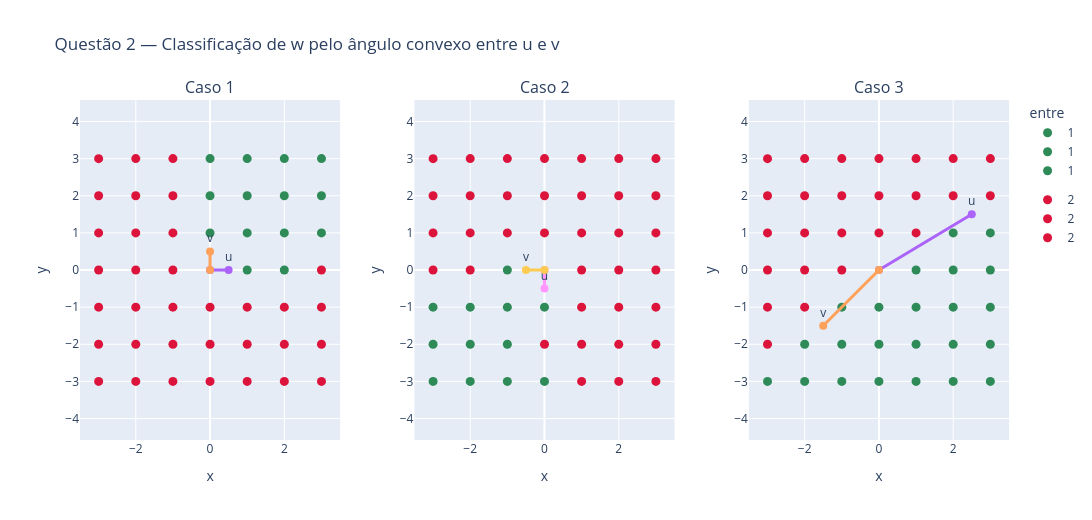

Source (notebook cell):
### Code cell
ENTRE_COLORS = {
    0: "gray",
    1: "seagreen",
    2: "crimson",
}

q2_figures = []

for _, u, v in q2_cases:
    panel = make_figure()

    classes = np.array(
        [entre(u, v, point) for point in q2_points],
        dtype=np.int64,
    )

    # Pontos classificados como colineares, dentro ou fora do ângulo.
    for category in (0, 1, 2):
        mask = classes == category

        panel.add_trace(
            go.Scatter(
                x=q2_points[mask, 0],
                y=q2_points[mask, 1],
                mode="markers",
                marker=dict(size=9, color=ENTRE_COLORS[category]),
                name=f"{category}",
                legendgroup=f"entre-{category}",
                customdata=classes[mask],
                hovertemplate=(
                    "x=%{x:.6f}<br>"
                    "y=%{y:.6f}<br>"
                    "entre=%{customdata}"
                    "<extra></extra>"
                ),
            )
        )

    # Vetores u e v que delimitam o ângulo analisado.
    for vector, label in ((u, "u"), (v, "v")):
        panel.add_trace(
            go.Scatter(
                x=[0.0, vector[0]],
                y=[0.0, vector[1]],
                mode="lines+markers+text",
                text=["", label],
                textposition="top center",
                line=dict(width=3),
                marker=dict(size=8),
                name=label,
                showlegend=False,
                hoverinfo="skip",
            )
        )

    q2_figures.append(panel)

fig = compose_figures(
    q2_figures,
    titles=[name for name, _, _ in q2_cases],
    title="Questão 2 — Classificação de w pelo ângulo convexo entre u e v",
    rows=1,
    cols=3,
    width=1400,
    height=520,
    showlegend=True,
)

fig.update_layout(legend_title="entre")
save_figure(fig, "q02_entre.html").show()

### Figure 1 — Plotly figure (JSON) as saved in the notebook; plotly's stock layout.template omitted (floating-point values rounded to 4 significant figures)
{"data": [{"customdata": [], "hovertemplate": "x=%{x:.6f}<br>y=%{y:.6f}<br>entre=%{customdata}<extra></extra>", "legendgroup": "entre-0", "marker": {"color": "gray", "size": 9}, "mode": "markers", "name": "0", "type": "scatter", "x": [], "xaxis": "x", "y": [], "yaxis": "y"}, {"customdata": [1, 1, 1, 1, 1, 1, 1, 1, 1, 1, 1, 1, 1, 1], "hovertemplate": "x=%{x:.6f}<br>y=%{y:.6f}<br>entre=%{customdata}<extra></extra>", "legendgroup": "entre-1", "marker": {"color": "seagreen", "size": 9}, "mode": "markers", "name": "1", "type": "scatter", "x": [2.0, 1.0, 2.0, 3.0, 0.0006455, 0.0, 3.001, 2.0, 1.999, 1.0, 0.0002877, 3.0, 1.0, 1.0], "xaxis": "x", "y": [0.0001092, 0.0, 1.0, 1.0, 3.0, 1.0, 3.001, 3.0, 2.001, 3.0, 2.0, 2.0, 1.0, 2.0], "yaxis": "y"}, {"customdata": [2, 2, 2, 2, 2, 2, 2, 2, 2, 2, 2, 2, 2, 2, 2, 2, 2, 2, 2, 2, 2, 2, 2, 2, 2, 2, 2, 2, 2, 2, 2, 2, 2, 2], "hovertemplate": "x=%{x:.6f}<br>y=%{y:.6f}<br>entre=%{customdata}<extra></extra>", "legendgroup": "entre-2", "marker": {"color": "crimson", "size": 9}, "mode": "markers", "name": "2", "type": "scatter", "x": [-3.0, -3.0, -3.0, 1.0, 3.0, 1.0, 3.0, -2.0, -2.999, -1.0, 1.0, -1.0, -2.0, -2.0, -0.0002584, -2.001, -1.999, 0.0008535, -2.0, -3.0, -3.0, 2.0, 3.0, -3.0, -2.0, -1.0, -1.0, -1.0, 2.0, 3.0, 0.0, 2.0, -1.0, -1.0], "xaxis": "x", "y": [1.0, -1.0, 2.999, -3.0, -1.0, -2.0, -2.0, 3.0, -3.0, 1.0, -1.0, 0.0, -3.0, -1.0, -3.0, 2.0, -1.999, -2.0, 0.0005721, 2.0, -2.0, -2.001, -2.999, 0.0007172, 1.0, -3.0, 3.0, 2.0, -3.0, -0.0002909, -1.0, -1.0, -1.0, -2.0], "yaxis": "y"}, {"hoverinfo": "skip", "line": {"width": 3}, "marker": {"size": 8}, "mode": "lines+markers+text", "name": "u", "showlegend": false, "text": ["", "u"], "textposition": "top center", "type": "scatter", "x": [0, 0.5], "xaxis": "x", "y": [0, 0], "yaxis": "y"}, {"hoverinfo": "skip", "line": {"width": 3}, "marker": {"size": 8}, "mode": "lines+markers+text", "name": "v", "showlegend": false, "text": ["", "v"], "textposition": "top center", "type": "scatter", "x": [0, 0], "xaxis": "x", "y": [0, 0.5], "yaxis": "y"}, {"customdata": [], "hovertemplate": "x=%{x:.6f}<br>y=%{y:.6f}<br>entre=%{customdata}<extra></extra>", "legendgroup": "entre-0", "marker": {"color": "gray", "size": 9}, "mode": "markers", "name": "0", "type": "scatter", "x": [], "xaxis": "x2", "y": [], "yaxis": "y2"}, {"customdata": [1, 1, 1, 1, 1, 1, 1, 1, 1, 1, 1, 1], "hovertemplate": "x=%{x:.6f}<br>y=%{y:.6f}<br>entre=%{customdata}<extra></extra>", "legendgroup": "entre-1", "marker": {"color": "seagreen", "size": 9}, "mode": "markers", "name": "1", "type": "scatter", "x": [-3.0, -2.999, -1.0, -2.0, -2.0, -0.0002584, -1.999, -3.0, -1.0, 0.0, -1.0, -1.0], "xaxis": "x2", "y": [-1.0, -3.0, 0.0, -3.0, -1.0, -3.0, -1.999, -2.0, -3.0, -1.0, -1.0, -2.0], "yaxis": "y2"}, {"customdata": [2, 2, 2, 2, 2, 2, 2, 2, 2, 2, 2, 2, 2, 2, 2, 2, 2, 2, 2, 2, 2, 2, 2, 2, 2, 2, 2, 2, 2, 2, 2, 2, 2, 2, 2, 2], "hovertemplate": "x=%{x:.6f}<br>y=%{y:.6f}<br>entre=%{customdata}<extra></extra>", "legendgroup": "entre-2", "marker": {"color": "crimson", "size": 9}, "mode": "markers", "name": "2", "type": "scatter", "x": [-3.0, 2.0, 1.0, -3.0, 1.0, 3.0, 2.0, 3.0, 0.0006455, 1.0, 3.0, 0.0, 3.001, -2.0, 2.0, -1.0, 1.999, 1.0, 1.0, -2.001, 0.0002877, 0.0008535, -2.0, 3.0, -3.0, 1.0, 2.0, 3.0, -3.0, -2.0, -1.0, -1.0, 2.0, 1.0, 3.0, 2.0], "xaxis": "x2", "y": [1.0, 0.0001092, 0.0, 2.999, -3.0, -1.0, 1.0, 1.0, 3.0, -2.0, -2.0, 1.0, 3.001, 3.0, 3.0, 1.0, 2.001, 3.0, -1.0, 2.0, 2.0, -2.0, 0.0005721, 2.0, 2.0, 1.0, -2.001, -2.999, 0.0007172, 1.0, 3.0, 2.0, -3.0, 2.0, -0.0002909, -1.0], "yaxis": "y2"}, {"hoverinfo": "skip", "line": {"width": 3}, "marker": {"size": 8}, "mode": "lines+markers+text", "name": "u", "showlegend": false, "text": ["", "u"], "textposition": "top center", "type": "scatter", "x": [0, 0], "xaxis": "x2", "y": [0, -0.5], "yaxis": "y2"}, {"hoverinfo": "skip", "line": {"width": 3}, "marker": {"size": 8}, "mode": "lines+markers+text", "name": "v", "showlegend": false, "text": ["", "v"], "textposition": "top center", "type": "scatter", "x": [0, -0.5], "xaxis": "x2", "y": [0, 0], "yaxis": "y2"}, {"customdata": [], "hovertemplate": "x=%{x:.6f}<br>y=%{y:.6f}<br>entre=%{customdata}<extra></extra>", "legendgroup": "entre-0", "marker": {"color": "gray", "size": 9}, "mode": "markers", "name": "0", "type": "scatter", "x": [], "xaxis": "x3", "y": [], "yaxis": "y3"}, {"customdata": [1, 1, 1, 1, 1, 1, 1, 1, 1, 1, 1, 1, 1, 1, 1, 1, 1, 1, 1, 1, 1, 1, 1], "hovertemplate": "x=%{x:.6f}<br>y=%{y:.6f}<br>entre=%{customdata}<extra></extra>", "legendgroup": "entre-1", "marker": {"color": "seagreen", "size": 9}, "mode": "markers", "name": "1", "type": "scatter", "x": [2.0, 1.0, 1.0, 3.0, 2.0, 3.0, 1.0, 3.0, -2.999, 1.0, -2.0, -0.0002584, -1.999, 0.0008535, 2.0, 3.0, -1.0, 2.0, 3.0, 0.0, 2.0, -1.0, -1.0], "xaxis": "x3", "y": [0.0001092, 0.0, -3.0, -1.0, 1.0, 1.0, -2.0, -2.0, -3.0, -1.0, -3.0, -3.0, -1.999, -2.0, -2.001, -2.999, -3.0, -3.0, -0.0002909, -1.0, -1.0, -1.0, -2.0], "yaxis": "y3"}, {"customdata": [2, 2, 2, 2, 2, 2, 2, 2, 2, 2, 2, 2, 2, 2, 2, 2, 2, 2, 2, 2, 2, 2, 2, 2, 2], "hovertemplate": "x=%{x:.6f}<br>y=%{y:.6f}<br>entre=%{customdata}<extra></extra>", "legendgroup": "entre-2", "marker": {"color": "crimson", "size": 9}, "mode": "markers", "name": "2", "type": "scatter", "x": [-3.0, -3.0, -3.0, 0.0006455, 0.0, 3.001, -2.0, 2.0, -1.0, 1.999, 1.0, -1.0, -2.0, -2.001, 0.0002877, -2.0, 3.0, -3.0, 1.0, -3.0, -3.0, -2.0, -1.0, -1.0, 1.0], "xaxis": "x3", "y": [1.0, -1.0, 2.999, 3.0, 1.0, 3.001, 3.0, 3.0, 1.0, 2.001, 3.0, 0.0, -1.0, 2.0, 2.0, 0.0005721, 2.0, 2.0, 1.0, -2.0, 0.0007172, 1.0, 3.0, 2.0, 2.0], "yaxis": "y3"}, {"hoverinfo": "skip", "line": {"width": 3}, "marker": {"size": 8}, "mode": "lines+markers+text", "name": "u", "showlegend": false, "text": ["", "u"], "textposition": "top center", "type": "scatter", "x": [0, 2.5], "xaxis": "x3", "y": [0, 1.5], "yaxis": "y3"}, {"hoverinfo": "skip", "line": {"width": 3}, "marker": {"size": 8}, "mode": "lines+markers+text", "name": "v", "showlegend": false, "text": ["", "v"], "textposition": "top center", "type": "scatter", "x": [0, -1.5], "xaxis": "x3", "y": [0, -1.5], "yaxis": "y3"}], "layout": {"annotations": [{"font": {"size": 16}, "showarrow": false, "text": "Caso 1", "x": 0.14, "xanchor": "center", "xref": "paper", "y": 1, "yanchor": "bottom", "yref": "paper"}, {"font": {"size": 16}, "showarrow": false, "text": "Caso 2", "x": 0.5, "xanchor": "center", "xref": "paper", "y": 1, "yanchor": "bottom", "yref": "paper"}, {"font": {"size": 16}, "showarrow": false, "text": "Caso 3", "x": 0.86, "xanchor": "center", "xref": "paper", "y": 1, "yanchor": "bottom", "yref": "paper"}], "height": 520, "legend": {"title": {"text": "entre"}}, "showlegend": true, "title": {"text": "Questão 2 — Classificação de w pelo ângulo convexo entre u e v"}, "width": 1400, "xaxis": {"anchor": "y", "domain": [0, 0.28], "scaleanchor": "y", "scaleratio": 1, "title": {"text": "x"}, "zeroline": true}, "xaxis2": {"anchor": "y2", "domain": [0.36, 0.64], "scaleanchor": "y2", "scaleratio": 1, "title": {"text": "x"}, "zeroline": true}, "xaxis3": {"anchor": "y3", "domain": [0.72, 1], "scaleanchor": "y3", "scaleratio": 1, "title": {"text": "x"}, "zeroline": true}, "yaxis": {"anchor": "x", "domain": [0, 1], "title": {"text": "y"}, "zeroline": true}, "yaxis2": {"anchor": "x2", "domain": [0, 1], "title": {"text": "y"}, "zeroline": true}, "yaxis3": {"anchor": "x3", "domain": [0, 1], "title": {"text": "y"}, "zeroline": true}}}
